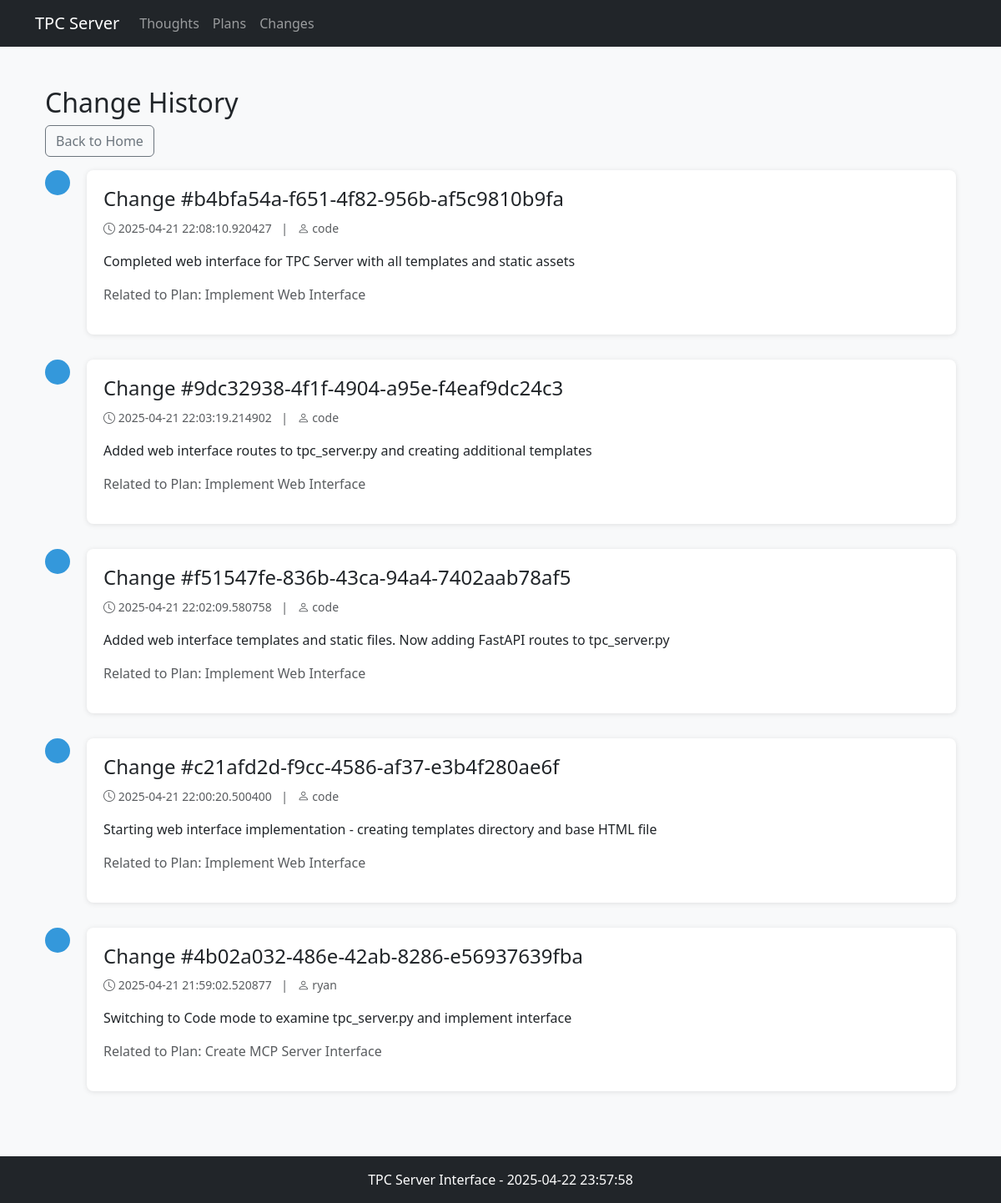
/changes, run on an earlier commit of the app's database.
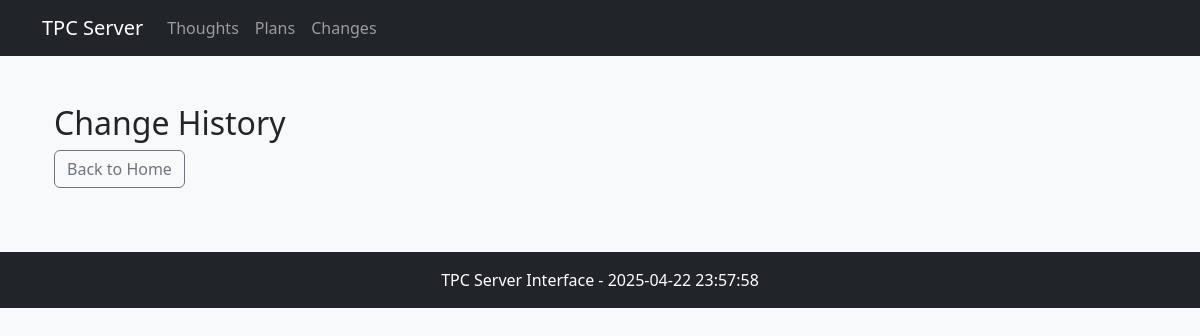
And on a later commit of the database.
### main.py (models this page shows)
class Change(Base):
    __tablename__ = "changes"
    id = Column(String, primary_key=True)
    description = Column(Text, nullable=False)
    agent_signature = Column(String, nullable=False)
    created_at = Column(DateTime, nullable=False)
    plan_id = Column(String, ForeignKey("plans.id"), nullable=False)
    plan = relationship("Plan", back_populates="changes")

class Plan(Base):
    __tablename__ = "plans"
    id = Column(String, primary_key=True)
    title = Column(String, nullable=False)
    description = Column(Text, nullable=False)
    agent_signature = Column(String, nullable=False)
    created_at = Column(DateTime, nullable=False)
    version = Column(String, default="1")
    status = Column(String, default="active")
    thoughts = relationship(
        "Thought",
        secondary="thought_plan_association",
        back_populates="plans"
    )
    changes = relationship("Change", back_populates="plan")

### main.py (the view)
@app.get("/changes", response_class=HTMLResponse)
async def read_changes():
    session = SessionLocal()
    changes = session.query(
        Change,
        Plan.title.label('plan_title')
    ).outerjoin(
        Plan, Change.plan_id == Plan.id
    ).order_by(Change.created_at.desc()).all()
    changes_data = [{
        'id': change.id,
        'description': change.description,
        'created_at': change.created_at,
        'agent_signature': change.agent_signature,
        'plan_id': change.plan_id,
        'plan_title': plan_title
    } for change, plan_title in changes]
    session.close()
    return templates.TemplateResponse(
        "changes.html",
        {"request": {}, "changes": changes_data}
    )

### templates/changes.html
{% extends "base.html" %}
{% block content %}
<div class="container mt-4">
    <h2>Change History</h2>
    <div class="mb-3">
        <a href="/" class="btn btn-outline-secondary">Back to Home</a>
    </div>
    <div class="timeline">
        {% for change in changes %}
        <div class="timeline-item">
            <div class="timeline-badge"></div>
            <div class="timeline-panel">
                <div class="timeline-heading">
                    <h4 class="timeline-title">Change #{{ change.id }}</h4>
                    <p><small class="text-muted">
                        <i class="bi bi-clock"></i> {{ change.created_at }}
                        <span class="mx-2">|</span>
                        <i class="bi bi-person"></i> {{ change.agent_signature }}
                    </small></p>
                </div>
                <div class="timeline-body">
                    <p>{{ change.description }}</p>
                    {% if change.plan_id %}
                    <p class="text-muted">Related to Plan: {{ change.plan_title }}</p>
                    {% endif %}
                </div>
            </div>
        </div>
        {% endfor %}
    </div>
</div>
{% endblock %}

### templates/base.html (shortened to what this page needs)
<!DOCTYPE html>
<html lang="en">
<head>
    <link href="https://cdn.jsdelivr.net/npm/bootstrap@5.3.0/dist/css/bootstrap.min.css" rel="stylesheet">
    <link rel="stylesheet" href="https://cdn.jsdelivr.net/npm/bootstrap-icons@1.10.0/font/bootstrap-icons.css">
    <link href="/static/css/style.css" rel="stylesheet">
</head>
<body>
    <nav class="navbar navbar-expand-lg navbar-dark bg-dark">
        <div class="container">
            <a class="navbar-brand" href="/">TPC Server</a>
            <div class="collapse navbar-collapse" id="navbarNav">
                <ul class="navbar-nav">
                    <li class="nav-item">
                        <a class="nav-link" href="/thoughts">Thoughts</a>
                    </li>
                    <li class="nav-item">
                        <a class="nav-link" href="/plans">Plans</a>
                    </li>
                    <li class="nav-item">
                        <a class="nav-link" href="/changes">Changes</a>
                    </li>
                </ul>
            </div>
        </div>
    </nav>
    <main class="container py-4">
        {% block content %}{% endblock %}
    </main>
    <footer class="bg-dark text-white py-3 mt-4">
        <div class="container text-center">
            <p class="mb-0">TPC Server Interface - {{ now() }}</p>
        </div>
    </footer>
</body>
</html>

### static/css/style.css (style rules this page uses)
:root { --primary-color: #3498db; --secondary-color: #2ecc71; --accent-color: #e74c3c; --dark-color: #2c3e50; --light-color: #ecf0f1; }
body { background-color: #f8f9fa; }

What changed in the data, as far as the page shows it:
removed Change: id "b4bfa54a-f651-4f82-956b-af5c9810b9fa", created_at "2025-04-21 22:08:10.920427", agent_signature "code", description "Completed web interface for TPC Server with all templates and static assets", plan_title "Implement Web Interface"
removed Change: id "9dc32938-4f1f-4904-a95e-f4eaf9dc24c3", created_at "2025-04-21 22:03:19.214902", agent_signature "code", description "Added web interface routes to tpc_server.py and creating additional templates", plan_title "Implement Web Interface"
removed Change: id "f51547fe-836b-43ca-94a4-7402aab78af5", created_at "2025-04-21 22:02:09.580758", agent_signature "code", description "Added web interface templates and static files. Now adding FastAPI routes to tpc_server.py", plan_title "Implement Web Interface"
removed Change: id "c21afd2d-f9cc-4586-af37-e3b4f280ae6f", created_at "2025-04-21 22:00:20.500400", agent_signature "code", description "Starting web interface implementation - creating templates directory and base HTML file", plan_title "Implement Web Interface"
removed Change: id "4b02a032-486e-42ab-8286-e56937639fba", created_at "2025-04-21 21:59:02.520877", agent_signature "ryan", description "Switching to Code mode to examine tpc_server.py and implement interface", plan_title "Create MCP Server Interface"
